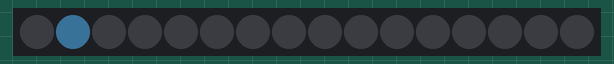
This sketch was run on a simulated Arduino Uno, built with avr-gcc and run on an emulated ATmega328P. Parts: 16 RGB LEDs in strip order, left to right. Dim RGB values are drawn brighter than linear.

Above: at 0.12 s.
At 0.62 s:
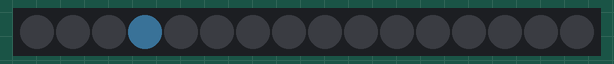
At 1.12 s:
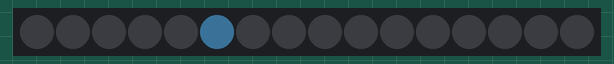
At 2.13 s:
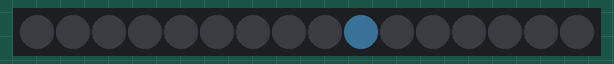
At 3.13 s:
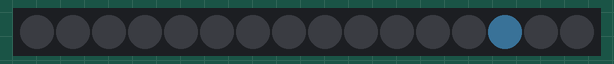
At 4.39 s:
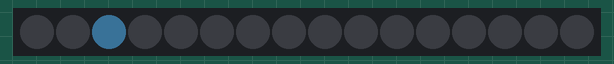

Measured:
- by itself, everything shown: repeats every 4.0 s, in 16 steps

The sketch:

GemmaDojo.ino
```cpp
#include <Adafruit_NeoPixel.h>

#define PIN 0 // assign constant PIN to the pin D0~ on the Gemma

Adafruit_NeoPixel pixels = Adafruit_NeoPixel(16, PIN);

//**********************************************************************************************
// MODIFIABLE PARAMETERS -- PERSONALIZE YOUR GEMMA NEOPIXELS HERE
//**********************************************************************************************
//
// CHOOSE BLINKING PATTERN
//
// 0: EXAMPLE - LIGHT YOUR FIRST PIXEL
// 1: EXAMPLE - IF AND LOOP
// 2: CREATE ONE (IN case 2:)

uint8_t  myPattern = 1; // ← Change this value to your desired pattern

// CHOOSE COLOR PALETTE HERE
//
// 0: REDS-ORANGE
// 1: BLUE-LILAC
// 2: GREEN-YELLOW
// 3: PINK-PURPLE
// 4: TURQUOISE
// 5: RAINBOW

uint8_t myColorChart = 5; // ← Change this value to your desired color palette

// CHOOSE A SPEED SETTING HERE
//
// 0: FAST
// 1: MEDIUM
// 2: SLOW

uint8_t mySpeed = 2; // ← Change this value to your desired speed

//**********************************************************************************************
// FROM HERE THE CODE STARTS
//**********************************************************************************************

// UTILITY VARIABLES
uint32_t prevTime; // Utility variable for timing
uint32_t delayTime; // Utility variable for timing
uint32_t color = 0xffffff; //default white
uint8_t offset = 0; // Current position of moving pattern
uint8_t c_offset = 0; // Current position within colour chart

// Colors, hexadecimal code:
uint32_t myColors[][6] = {{0xff0000, 0xff3300, 0xff6600, 0xffcc00, 0xffff00}, // reds-orange
{0x0000ff, 0x3300ff, 0x6600ff, 0x9900ff, 0xcc00ff, 0xff00ff}, // blue-lilac
{0x00ff00, 0x66ff00, 0xccff00, 0xffff00, 0xffee00, 0xffdd00}, // green-yellow
{0x9900ff, 0xcc00ff, 0xff00ff, 0xff00cc, 0xff0099, 0xff0066}, // pink-purple
{0x0066ff, 0x0099ff, 0x00ccff, 0x00ffff, 0x00ffcc, 0x00ff99}, // turqoise
{0x9900ff, 0x0033ff, 0x00ff33, 0xffff00, 0xff9900, 0xff0000} // rainbow(ish)
};

// Here you initialize your vaiables (name the variables that will be used)
// variable_type name_of_variable;
uint8_t  i, j;
uint8_t red,green,blue,pixel;
uint32_t t;


void setup() {// setup() runs once
  pixels.begin();
  pixels.setBrightness(30); // 1/3 brightness to save battery
  prevTime = millis();

    switch (mySpeed) { // where the speed timings are set
      case 0: // speed 0
          delayTime = 50;
      break;

      case 1: // speed 1
          delayTime = 150;
      break;

      default: // speed 2 (or any integer other than 0 or 1)
          delayTime = 250;
      break;
  }

}

void loop() {// after setup() runs, loop() will run over and over as long as the GEMMA has power


  switch(myPattern) {

     case 0: //EXAMPLE - LIGHT YOUR FIRST PIXEL

       //Choose pixel: 0-15
       pixel = 0;

       //Choose color values: 0-255
       red = 255;
       green = 200;
       blue = 100;

       //This is how we tell the gemma our choices
       pixels.setPixelColor(pixel, red, green, blue);

       //You are done!

       pixels.show();
       delay(delayTime);
       break;
     /******************************************************/

     case 1: //EXAMPLE - IF AND LOOP

       //We are inside a loop already

       // Turn of the pixel
       pixels.setPixelColor(i, 0, 0, 0);

       i = i+1;

       if ( i>15 ){  //We have reached the end of the circle and want to start a new lap
           i = 0;
       }

       // Light next pixel
       pixels.setPixelColor(i, 80, 150, 200);

       pixels.show();
       delay(delayTime);
       break;
     /******************************************************/

     case 2: // WRITE YOUR OWN PATTERN

       pixels.show();
       delay(delayTime);
       break;
       // To run your pattern, remember to change the case/pattern in the top of the code
  }

}
```
